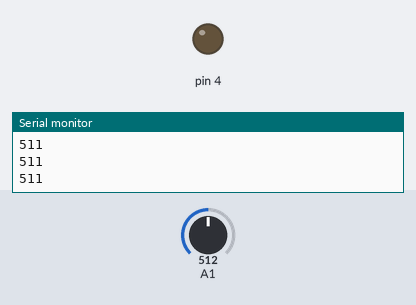
Bench run of a sketch on a simulated Arduino Uno, built with avr-gcc and run on an emulated ATmega328P. Shown: output pins drawn as LEDs (lit = HIGH), the last lines printed to the serial monitor. The test bench sets the inputs (shaded band); at power-on: A1 = 512.

Above: at 1.2 s.
1.3 s: A1 set to 914
2.8 s: A1 set to 934
At 4.0 s:
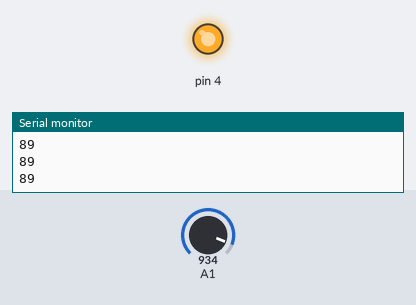
4.3 s: A1 set to 900
At 5.1 s:
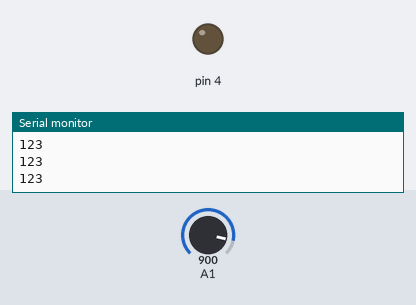
5.8 s: A1 set to 1023
At 6.3 s:
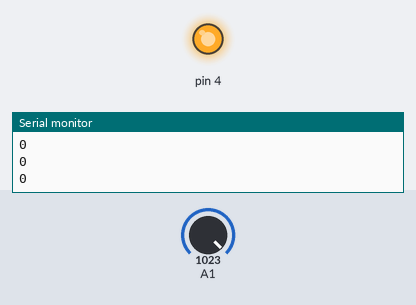
Timing chart, 0 to 8.3 s (numbered marks = the images above; inputs shaded):
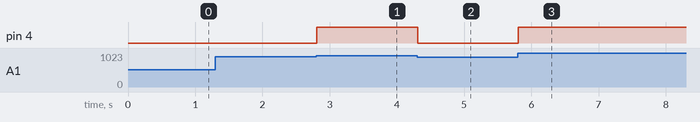

The sketch:

sketch_jul08a.ino
```cpp
int var;
void setup() {
Serial.begin(9600);
pinMode(4,OUTPUT);
}

void loop() {
var=analogRead(A1);
var=map(var,0,1023,1023,0);
Serial.println(var);
if(var>100){
digitalWrite(4,0);
}
if(var<100){
  digitalWrite(4,1);
}
}
```

Measured:
- the behaviour switches between 923 and 924 on A1 (found by bisection; images 0 and 1)
- after the input at 2.8 s, pin 4: LOW → HIGH at once
- after the input at 4.3 s, pin 4: HIGH → LOW at once
- after the input at 5.8 s, pin 4: LOW → HIGH at once
